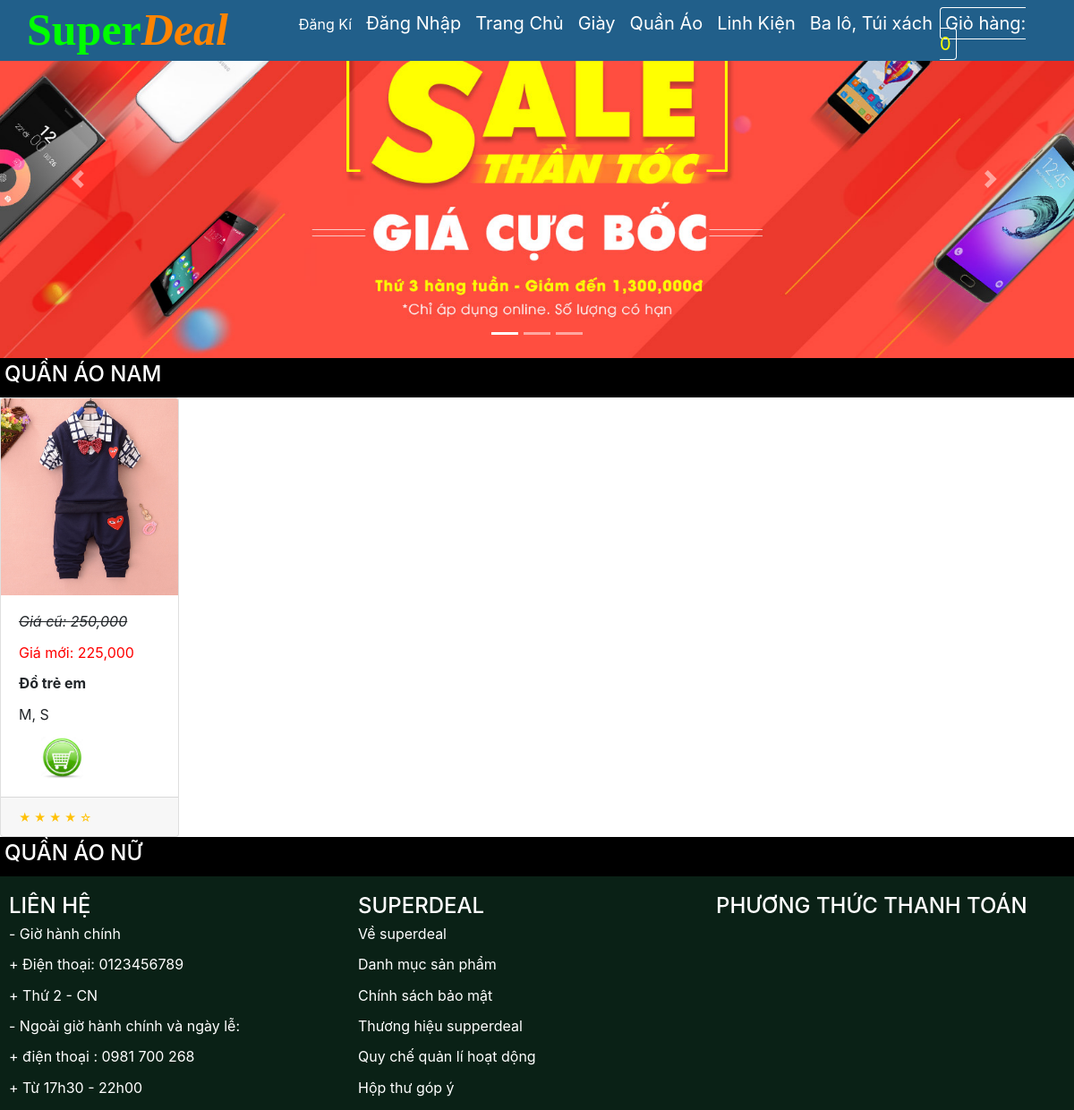
The app's page /Views/client/page/clothes.php with its own data.
### tables this page shows
CREATE TABLE `clothes` (
  `id` int(11) NOT NULL,
  `idproducts` int(11) NOT NULL,
  `image` varchar(50) NOT NULL,
  `name` varchar(255) NOT NULL,
  `gender` varchar(5) NOT NULL,
  `size` varchar(50) NOT NULL,
  `price` int(50) NOT NULL,
  `date` datetime NOT NULL
);

### models/database.php (called while the page is built, shortened)
<?php
	class database
	{
		protected $row = array();
		public function selectDB($con,$sql)
		{
			$result = mysqli_query($con,$sql);
			if(mysqli_num_rows($result) > 0)
			{
				while($row = mysqli_fetch_assoc($result))
				{
					$this->row[] = $row;
				}
				return $this->row;
			}
			else
				echo "Số dòng <0";
		}
	}
 ?>

### models/mSelectClient.php (called while the page is built, shortened)
<?php
	include_once '../../../models/database.php';
	class mSelectClient extends database
	{
		public function SelectClient($sql)
		{
			$conn = parent::getcon();
			$list = parent::selectDB($conn,$sql);
			return $list;
		}
	}
 ?>

### controllers/cSelectClient.php (called while the page is built, shortened)
<?php
	class cSelectClient
	{
		public function SelectClient($sql)
		{
			include_once '../../../models/mSelectClient.php';
			$temp = new mSelectClient();
			$list = $temp->SelectClient($sql);
			return $list;
		}
	}
 ?>

### Views/client/page/clothes.php (the view, shortened to what this page needs)
  <!DOCTYPE html>
<html lang="en">
  <head>
<?php include_once 'header.php'; ?>
        <div class="row" style="padding: 5px;background-color: black">
          <h4 style="color: white">QUẦN ÁO NAM</h4>
        </div>
        <?php
          include_once '../../../controllers/cSelectClient.php';
          $sql = "SELECT * FROM clothes";
          $temp = new cSelectClient();
          $listclothes = $temp->SelectClient($sql);
         ?>
        <div class="row">
         <?php foreach($listclothes as $clothes): ?>
           <div class="col-lg-2 col-md-4 col-sm-4 col-xs-6 col-mxs-12">
            <div class="card h-100">
               <a href="#"><img class="card-img-top" src="../../../public/images/<?php echo $clothes['image']?>" alt="" style="height: 220px"></a>
              <div class="card-body">
                <p style="text-decoration: line-through;"><i>Giá cũ: <?php echo number_format($clothes['price']) ?></i></p>
                <p style="color: red">Giá mới: <?php echo number_format($clothes['price'] * 0.9); ?></p>
                <p><b> <?php echo $clothes['name']; ?>  </b></p>
                <p><?php echo $clothes['size']; ?></p>
                <a href="insertcart.php?id=<?php echo $clothes['id'] ?>&&idproducts=<?php echo $clothes['idproducts'] ?>"><img src="../../../public/images/cart1.jpg" alt="" style="width: 30%;margin-left: 25px;"></a>
              </div>
              <div class="card-footer">
                <small class="text-muted">&#9733; &#9733; &#9733; &#9733; &#9734;</small>
              </div>
            </div>
          </div>
        <?php endforeach; ?>
      </div>
      <div class="row" style="width: 100%">
        <div class="row" style="padding: 5px;background-color: black">
          <h4 style="color: white">QUẦN ÁO NỮ</h4>
        </div>
      </div>
<?php include_once(__DIR__.'/footer1.php'); ?>

### public/css/modern-business.css (style rules this page uses)
body { padding-top: 54px; }
@media (min-width: 992px) { body { padding-top: 56px; } }

### public/css/shop-css.css (style rules this page uses)
.text-muted { color: #ffc107; }
.row { width: 100%; }

### records on screen
clothes: image (picture), price "250,000", $clothes['price']*0.9 "225,000", name "Đồ trẻ em", size "M, S"

### other values on screen
$totalqtt "0"
